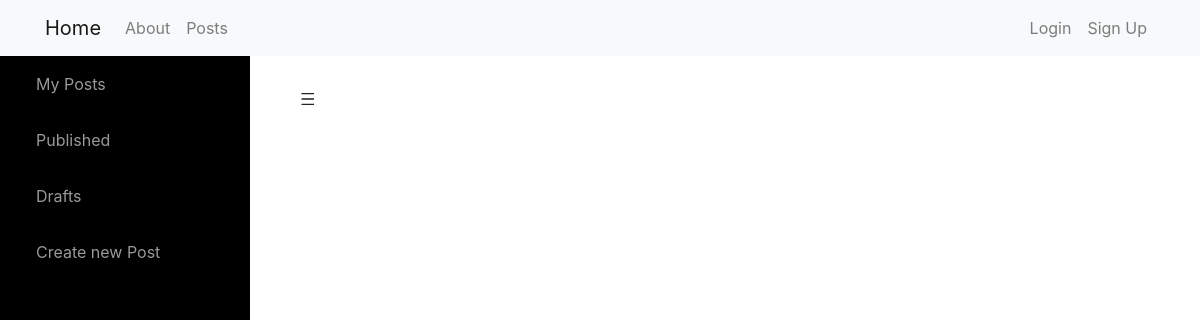
/blog/, run on an earlier commit of the app's database.
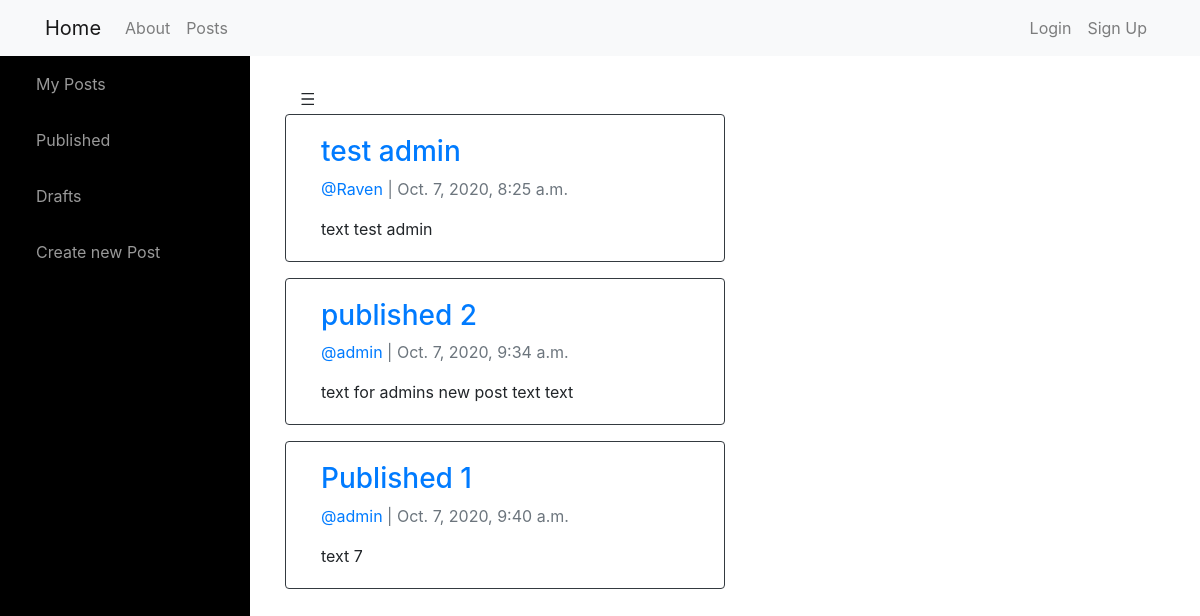
And on a later commit of the database.
### blog/models.py (models this page shows, shortened)
class Post(models.Model):
    author = models.ForeignKey(User, related_name='posts', on_delete = models.CASCADE)
    title = models.TextField(max_length=250)
    text = models.TextField()
    created_date = models.DateTimeField(auto_now_add=True)
    published_date = models.DateTimeField(blank=True, null=True)
    updated_date = models.DateTimeField(auto_now=True)
    text_html = models.TextField(editable=False)
    class Meta:
        ordering = ['-created_date']
        unique_together = ['author', 'text']

### blog/views.py (the view)
# urls.py: path('', views.PostList.as_view(), name='all'),
class PostList(SelectRelatedMixin, ListView):
    model = Post
    select_related = ('author',)
    def get_queryset(self):
        return Post.objects.filter(published_date__isnull=False).order_by('created_date')

### blog/templates/blog/post_list.html
{% extends "blog/base_blog.html" %}
{% block post_content %}
  <div>
    {% for post in post_list %}
      {% include "blog/_post.html" %}
    {% endfor %}
  </div>
{% endblock %}

### blog/templates/blog/base_blog.html
{% extends "base.html" %}
  {% block content %}
  {% block post_content %}{% endblock %}
  {% endblock %}

### templates/base.html (shortened to what this page needs)
<!DOCTYPE html>
{% load static %}
<html lang="en" dir="ltr">
  <head>
    <link rel="stylesheet" href="https://stackpath.bootstrapcdn.com/bootstrap/4.5.2/css/bootstrap.min.css">
    <link rel="stylesheet" href="//cdn.jsdelivr.net/medium-editor/latest/css/medium-editor.min.css" type="text/css" media="screen" charset="utf-8">
    <link rel="stylesheet" href="{% static 'css/master.css' %}">
  </head>
  <body>
    <nav class="navbar navbar-expand-lg navbar-light bg-light">
      <div class="container">
        <ul class="navbar-nav mr-auto">
          <li class="nav-item"><a class="navbar-brand" href="{% url 'home'%}">Home</a></li>
          <li class="nav-item"><a class="nav-link" href="{% url 'blog:about'%}">About</a></li>
          <li class="nav-item"><a class="nav-link" href="{% url 'blog:all'%}">Posts</a></li>
        </ul>
        <ul class="navbar-nav ml-auto">
          {% if user.is_authenticated %}
            <li class="nav-item"><a class="nav-link" href="{% url 'blog:create' %}">Create Post</a></li>
            <!-- <li class="nav-item"><a class="nav-link" href="{% url 'blog:user_post_list' username=user.username %}">My Posts</a></li>
            <li class="nav-item"><a class="nav-link" href="{% url 'blog:post_published_list' username=user.username %}">Published</a></li>
            <li class="nav-item"><a class="nav-link" href="{% url 'blog:post_draft_list' username=user.username %}">Drafts</a></li> -->
            <li class="nav-item"><a class="nav-link" href="{% url 'blog:user_post_list' username=user.username %}">Welcome, {{ user.username }}!</a></li>
            <li class="nav-item"><a class="nav-link" href="{% url 'accounts:logout' %}">Logout</a></li>
          {% else %}
            <li class="nav-item"><a class="nav-link" href="{% url 'accounts:login' %}">Login</a></li>
            <li class="nav-item"><a class="nav-link" href="{% url 'accounts:signup' %}">Sign Up</a></li>
          {% endif %}
        </ul>
      </div>
    </nav>
    <div id="wrapper">
        <div id="sidebar-wrapper">
            <ul class="sidebar-nav">
                <li><a class="nav-link" href="{% url 'blog:user_post_list' username=user.username%}">My Posts</a></li>
                <li><a class="nav-link" href="{% url 'blog:post_published_list' username=user.username %}">Published</a></li>
                <li><a class="nav-link" href="{% url 'blog:post_draft_list' username=user.username %}">Drafts</a></li>
                <li><a class="nav-link" href="{% url 'blog:create'%}">Create new Post</a></li>
            </ul>
        </div>
        <div id="page-content-wrapper">
            <div class="container-fluid">
                <div class="row">
                    <div class="col-lg-12">
                        <a href="#menu-toggle" class="btn btn-default" id="menu-toggle">
                        </a>
                        {% block content %}{% endblock %}
                    </div>
                </div>
            </div>
        </div>
    </div>
  </body>
</html>

### blog/templates/blog/_post.html (shortened to what this page needs)
<div class="container">
  <div class="row">
    <div class="card border-dark mb-3 col-6">
      <div class="card-body">
        <h3><a href="{% url 'blog:detail' pk=post.pk %}">{% block title %} {{ post.title }} {% endblock title %}</a></h3>
        <p class=" text-muted">	<span class="username"><a href="{% url 'blog:user_post_list' username=post.author.username %}">@{{ post.author.username }}</a></span> | {{ post.created_date }}</p>
        <p class="card-text ">{{ post.text | safe }}</p>
      </div>
    </div>
  </div>
</div>

### static/css/master.css (style rules this page uses)
* { margin: 0; padding: 0; }
html, body { overflow: hidden; }
body { position: relative; }
#wrapper { padding-left: 0; -webkit-transition: all 0.5s ease; -moz-transition: all 0.5s ease; -o-transition: all 0.5s ease; transition: all 0.5s ease; }
#sidebar-wrapper { z-index: 1000; position: fixed; left: 250px; width: 0; height: 100%; margin-left: -250px; overflow-y: auto; background: #000; -webkit-transition: all 0.5s ease; -moz-transition: all 0.5s ease; -o-transition: all 0.5s ease; transition: all 0.5s ease; }
#page-content-wrapper { width: 100%; position: absolute; padding: 15px; }
.sidebar-nav { position: absolute; top: 0; width: 250px; margin: 0; padding: 0; list-style: none; }
.sidebar-nav li { text-indent: 20px; line-height: 40px; }
.sidebar-nav li a { display: block; text-decoration: none; color: #999999; }
@media (min-width:768px) { #wrapper { padding-left: 250px; } }
@media (min-width:768px) { #sidebar-wrapper { width: 250px; } }
@media (min-width:768px) { #page-content-wrapper { padding: 20px; position: relative; } }

What changed in the data, as far as the page shows it:
added Post: title "test admin", author.username "Raven", created_date "Oct. 7, 2020, 8:25 a.m.", text "text test admin"
added Post: title "published 2", author.username "admin", created_date "Oct. 7, 2020, 9:34 a.m.", text "text for admins new post text text"
added Post: title "Published 1", author.username "admin", created_date "Oct. 7, 2020, 9:40 a.m.", text "text 7"
